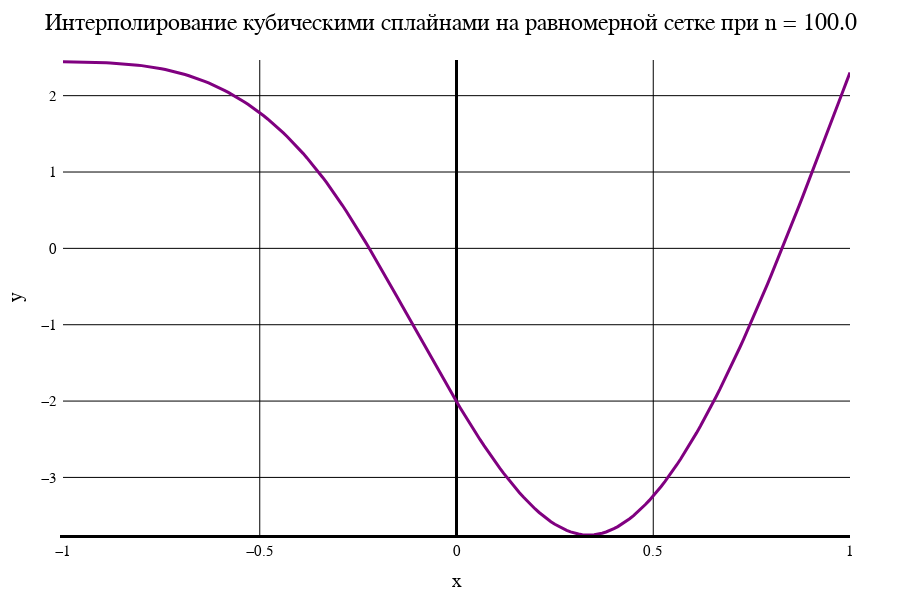

The cell this chart's notebook holds for it:
### Markdown cell above
Сплайн. Равномерная сетка

### Code cell
data3[1]

### Figure 1 — Plotly figure (JSON) as saved in the notebook; plotly's stock layout.template omitted (floating-point values rounded to 4 significant figures; data arrays with more than 128 entries replaced by an {"elided": "..."} marker saying what was removed)
{"data": [{"line": {"color": "purple", "width": 3}, "mode": "line", "type": "scatter", "x": {"elided": "201 float values"}, "y": {"elided": "201 float values"}}], "layout": {"coloraxis": {"outlinecolor": "black"}, "font": {"color": "black", "family": "Time New Roman"}, "height": 600, "margin": {"b": 50, "l": 50, "r": 50, "t": 60}, "paper_bgcolor": "white", "plot_bgcolor": "white", "title": {"autosize": false, "font": {"color": "black", "family": "Times New Roman", "size": 24}, "paper_bgcolor": "red", "text": "Интерполирование кубическими сплайнами на равномерной сетке при n = 100.0"}, "width": 900, "xaxis": {"color": "black", "gridcolor": "black", "gridwidth": 1, "linecolor": "black", "linewidth": 3, "tickfont": {"size": 15}, "title": {"font": {"color": "black", "family": "Times New Roman", "size": 20}, "text": "x"}, "zeroline": true, "zerolinecolor": "black", "zerolinewidth": 3}, "yaxis": {"exponentformat": "power", "gridcolor": "black", "gridwidth": 1, "linewidth": 3, "range": [-3.754, 2.467], "tickfont": {"size": 15}, "title": {"font": {"color": "black", "family": "Times New Roman", "size": 20}, "text": "y"}, "zeroline": true, "zerolinecolor": "black", "zerolinewidth": 1}}}
